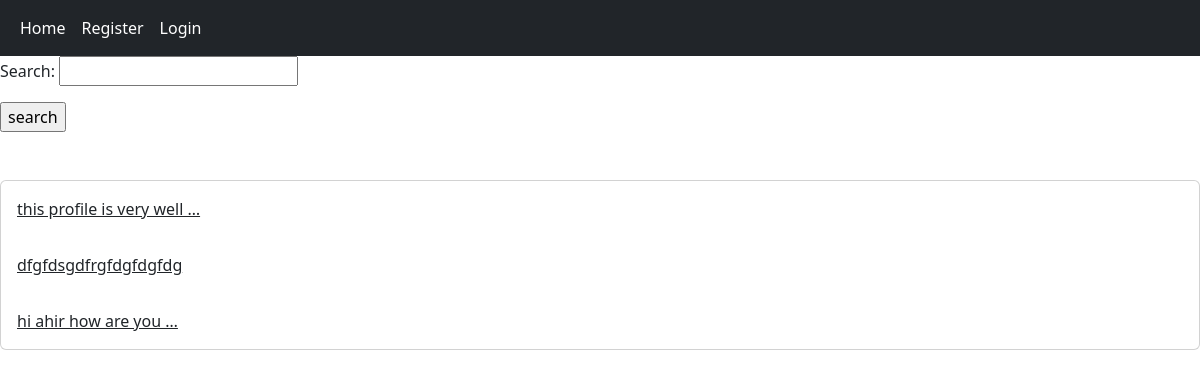
/home/, run on an earlier commit of the app's database.
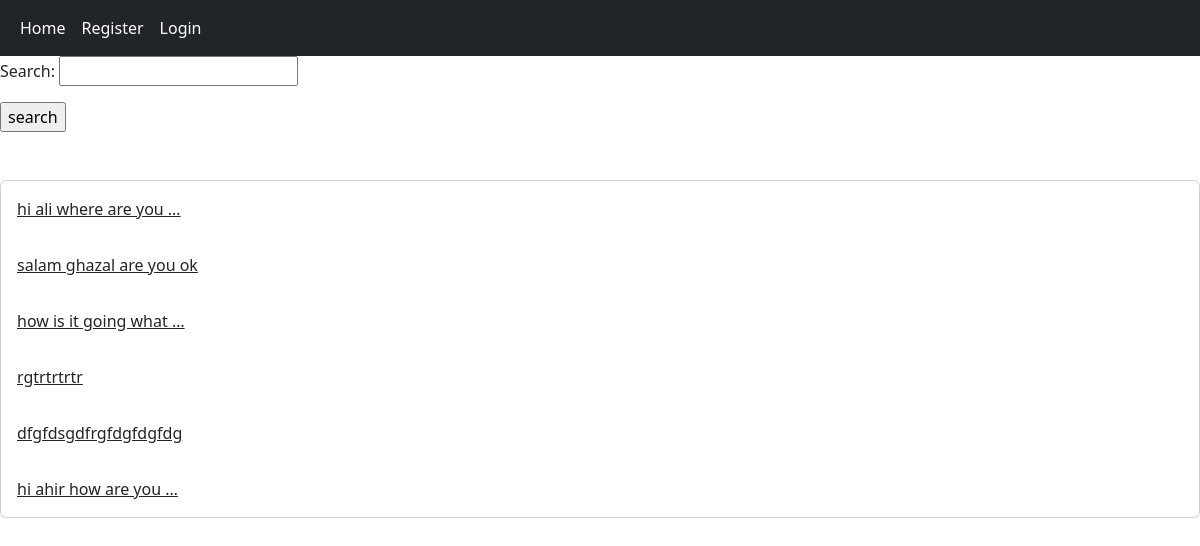
And on a later commit of the database.
### home_app/models.py (models this page shows, shortened)
class UserPost(models.Model):
    user = models.ForeignKey(User, on_delete=models.CASCADE, related_name='posts')
    body = models.TextField()
    slug = models.SlugField()
    created = models.DateTimeField(auto_now_add=True)
    update = models.DateTimeField(auto_now=True)
    class Meta:
        ordering = ('-created',)
    def get_absolute_url(self):
        return reverse('home_app:post_detail', args=(self.id, self.slug))

### home_app/views.py (the view)
# urls.py: path('', views.HomeView.as_view(), name="home"),
class HomeView(View):
    form_class=PostSearchForm
    def get(self, request):
        posts=UserPost.objects.all()
        if request.GET.get('search'):
            posts = posts.filter(body__contains=request.GET['search'])
        return render(request, 'home_app/home.html', {'posts':posts, 'form':self.form_class})

### home_app/templates/home_app/home.html
{% extends 'base.html' %}
{% block content %}
    <form action="" method='get'>
        {{ form.as_p }}
        <input type="submit"  value="search">
    </form><br/><br/>
    <div class="card">
        {% for post in posts %}
        <a href="{{ post.get_absolute_url }}" class="card-body">
            {{ post.body|truncatewords:5 }}
        </a>
        {% endfor %}
    </div>
{% endblock %}

### templates/base.html (shortened to what this page needs)
<!DOCTYPE html>
<html lang="en">
<head>
    <link href="https://cdn.jsdelivr.net/npm/bootstrap@5.3.3/dist/css/bootstrap.min.css" rel="stylesheet">
</head>
<body>
    {% include 'includes/navbar.html' %}
    {% block content %} {% endblock %}
</body>
</html>

### templates/includes/navbar.html
<nav class="navbar navbar-expand-lg navbar-dark bg-dark">
    <div class="container-fluid bg-dark text-white">
      <div class="collapse navbar-collapse" id="navbarNav">
        <ul class="navbar-nav">
            <a class="nav-link active"  href="{% url 'home_app:home' %}">Home</a>
            {% if request.user.is_authenticated %}
            <a class="nav-link active"  href="{% url 'account_app:logout' %}">Logout</a>
            <a class="nav-link active"  href="{% url 'account_app:profile' request.user.id %}">Profile</a>
            {% else %}
            <a class="nav-link active"  href="{% url 'account_app:register' %}">Register</a>
            <a class="nav-link active"  href="{% url 'account_app:login' %}">Login</a>
            {% endif %}
        </ul>
      </div>
    </div>
  </nav>

What changed in the data, as far as the page shows it:
removed UserPost: body "this profile is very well …"
added UserPost: body "hi ali where are you …"
added UserPost: body "salam ghazal are you ok"
added UserPost: body "how is it going what …"
added UserPost: body "rgtrtrtrtr"
